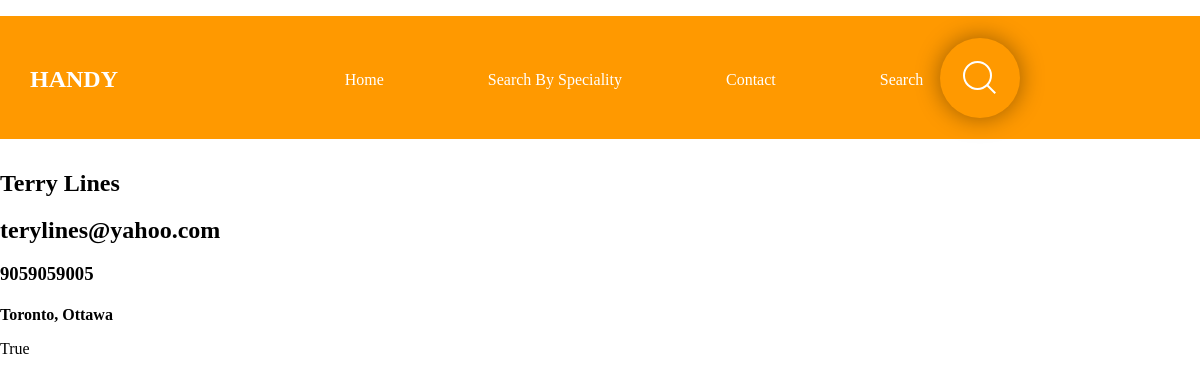
Screenshot of /contractor/1 (signed in) with the database file from the repository.
### handy/models.py (models this page shows, shortened)
class Contractor(models.Model):
    name = models.CharField(max_length = 100)
    phone = models.CharField(max_length = 100)
    email = models.TextField(max_length=100, help_text='Enter email')
    city = models.ManyToManyField(City) #if needed put "through = 'Location'"
    image = models.ImageField(upload_to='images', null = True)

### handy/views.py (the view)
# urls.py: path('contractor/<int:ID>', dynamic_lookup_view, name='dynamic_lookup_view'),
def dynamic_lookup_view(request,ID):
  card = None
  if request.user.is_authenticated:
    is_user = True
  else:
    is_user= False
  if (is_user):
    print("thats a user")
    contractor = Contractor.objects.get(id = ID)
    contractor_city = Contractor.city.through.objects.only("city_id").filter(contractor_id=ID)
    city_ids = []
    for c in contractor_city:
      city_ids.append(c.city_id)
    all_cities=[]
    for c in city_ids:
      all_cities.append((City.objects.only("name").get(id=c)).name)
    card = Card(contractor.id,contractor.name, contractor.email, contractor.phone, all_cities, contractor.image, None)
  context={
    "user": is_user,
    "data": card
  }
  return render(request, 'contractor_page.html', context)

### handy/templatetags/custom_tags.py (called while the page is built)
@register.filter
def print_list(listy):
    if (isinstance(listy, list)):
        if (len(listy)==0):
            return "No listed cities"
        else:
            between = ", "
            return (between.join(listy))
    else:
        new_list=listy.split(">")
        for i in new_list:
            i.replace('<City: ', '')
            i.replace('>', '')
        return new_list

### templates/contractor_page.html (shortened to what this page needs)
{% extends 'base.html' %}
{% load static %}
{% load custom_tags %}
{% block mainpage %}
{% if user %}
    <link rel="stylesheet" href="/static/contractor_page.css?{% now "U" %}"/>
    <div>
    {% if data %}
    <h1>{{data.name}}</h1>
    <h2>{{data.phone}}</h2>
    <h3>{{data.email}}</h3>
    <h4>{{data.cities|print_list}}</h4>
    {% endif %}
    <p>{{user}}</p>
    </div>
{% endif %}
{% endblock %}

### static/style.css (style rules this page uses)
body { margin: 0; padding: 0; font-family: 'Calibri', serif; }

### static/contractor_page.css (style rules this page uses)
:root { --height: 20px; }
div { color: black; font-size: 14; }
h1 { margin-bottom:(var(--height)); }
h2 { margin-bottom:(var(--height)); }
h3 { margin-bottom:(var(--height)); }
h4 { margin-bottom:(var(--height)); }

### rows the page displays
Contractor: name "Terry Lines", phone "terylines@yahoo.com", email "9059059005"

### other values shown
{{ data.cities|print_list }} "Toronto, Ottawa"
{{ user }} "True"
